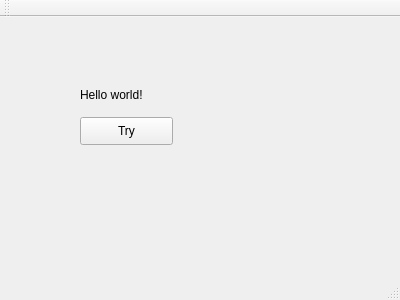
<?xml version="1.0" encoding="UTF-8"?>
<ui version="4.0">
 <class>MainWindow</class>
 <widget class="QMainWindow" name="MainWindow">
  <property name="geometry">
   <rect>
    <x>0</x>
    <y>0</y>
    <width>400</width>
    <height>300</height>
   </rect>
  </property>
  <property name="windowTitle">
   <string>MainWindow</string>
  </property>
  <widget class="QWidget" name="centralWidget">
   <widget class="QLabel" name="label">
    <property name="geometry">
     <rect>
      <x>80</x>
      <y>70</y>
      <width>161</width>
      <height>16</height>
     </rect>
    </property>
    <property name="text">
     <string>Hello world!</string>
    </property>
   </widget>
   <widget class="QPushButton" name="pushButton">
    <property name="geometry">
     <rect>
      <x>80</x>
      <y>100</y>
      <width>93</width>
      <height>28</height>
     </rect>
    </property>
    <property name="text">
     <string>Try</string>
    </property>
   </widget>
  </widget>
  <widget class="QMenuBar" name="menuBar">
   <property name="geometry">
    <rect>
     <x>0</x>
     <y>0</y>
     <width>400</width>
     <height>26</height>
    </rect>
   </property>
  </widget>
  <widget class="QToolBar" name="mainToolBar">
   <attribute name="toolBarArea">
    <enum>TopToolBarArea</enum>
   </attribute>
   <attribute name="toolBarBreak">
    <bool>false</bool>
   </attribute>
  </widget>
  <widget class="QStatusBar" name="statusBar"/>
 </widget>
 <layoutdefault spacing="6" margin="11"/>
 <resources/>
 <connections/>
</ui>
